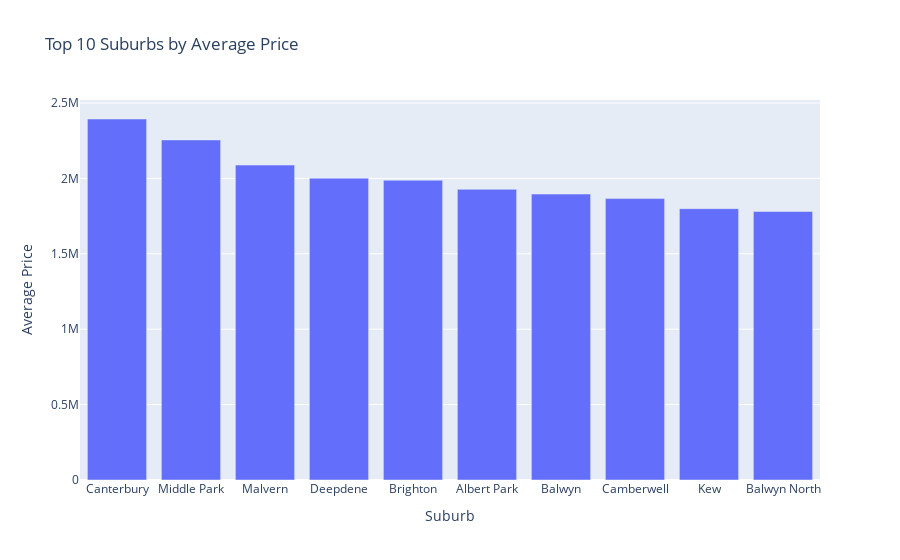

This figure's notebook cell:
### Code cell
import plotly.express as px

# Convert 'Average Price' column to float data type
average_price_distance_df['Average Price'] = average_price_distance_df['Average Price'].str.replace('$', '').str.replace(',', '').astype(float)

# Get the top 10 suburbs based on average price
top_10_suburbs = average_price_distance_df.nlargest(10, 'Average Price')

# Create the interactive bar plot
fig = px.bar(top_10_suburbs, x='Suburb', y='Average Price', title='Top 10 Suburbs by Average Price')
fig.update_layout(xaxis_title='Suburb', yaxis_title='Average Price')

# Show the plot
fig.show()

### Figure 1 — Plotly figure (JSON) as saved in the notebook; plotly's stock layout.template omitted (floating-point values rounded to 4 significant figures)
{"data": [{"alignmentgroup": "True", "hovertemplate": "Suburb=%{x}<br>Average Price=%{y}<extra></extra>", "legendgroup": "", "marker": {"color": "#636efa", "pattern": {"shape": ""}}, "name": "", "offsetgroup": "", "orientation": "v", "showlegend": false, "textposition": "auto", "type": "bar", "x": ["Canterbury", "Middle Park", "Malvern", "Deepdene", "Brighton", "Albert Park", "Balwyn", "Camberwell", "Kew", "Balwyn North"], "xaxis": "x", "y": [2394000.0, 2255000.0, 2088000.0, 2002000.0, 1988000.0, 1928000.0, 1896000.0, 1866000.0, 1800000.0, 1780000.0], "yaxis": "y"}], "layout": {"barmode": "relative", "legend": {"tracegroupgap": 0}, "title": {"text": "Top 10 Suburbs by Average Price"}, "xaxis": {"anchor": "y", "domain": [0, 1], "title": {"text": "Suburb"}}, "yaxis": {"anchor": "x", "domain": [0, 1], "title": {"text": "Average Price"}}}}
